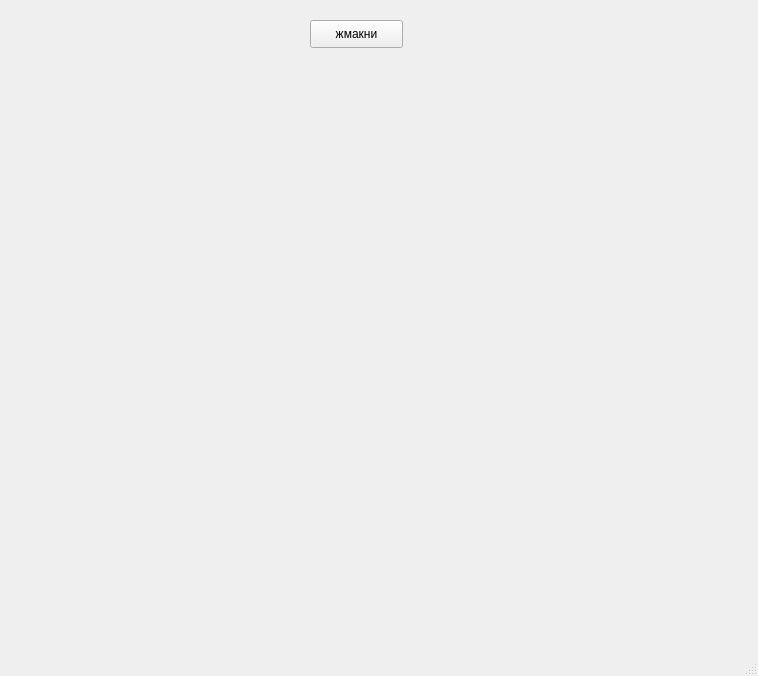
<?xml version="1.0" encoding="UTF-8"?>
<ui version="4.0">
 <class>MainWindow</class>
 <widget class="QMainWindow" name="MainWindow">
  <property name="geometry">
   <rect>
    <x>0</x>
    <y>0</y>
    <width>758</width>
    <height>676</height>
   </rect>
  </property>
  <property name="windowTitle">
   <string>MainWindow</string>
  </property>
  <widget class="QWidget" name="centralwidget">
   <widget class="QPushButton" name="pushButton">
    <property name="geometry">
     <rect>
      <x>310</x>
      <y>20</y>
      <width>93</width>
      <height>28</height>
     </rect>
    </property>
    <property name="text">
     <string>жмакни</string>
    </property>
   </widget>
  </widget>
  <widget class="QMenuBar" name="menubar">
   <property name="geometry">
    <rect>
     <x>0</x>
     <y>0</y>
     <width>758</width>
     <height>26</height>
    </rect>
   </property>
  </widget>
  <widget class="QStatusBar" name="statusbar"/>
 </widget>
 <resources/>
 <connections/>
</ui>
